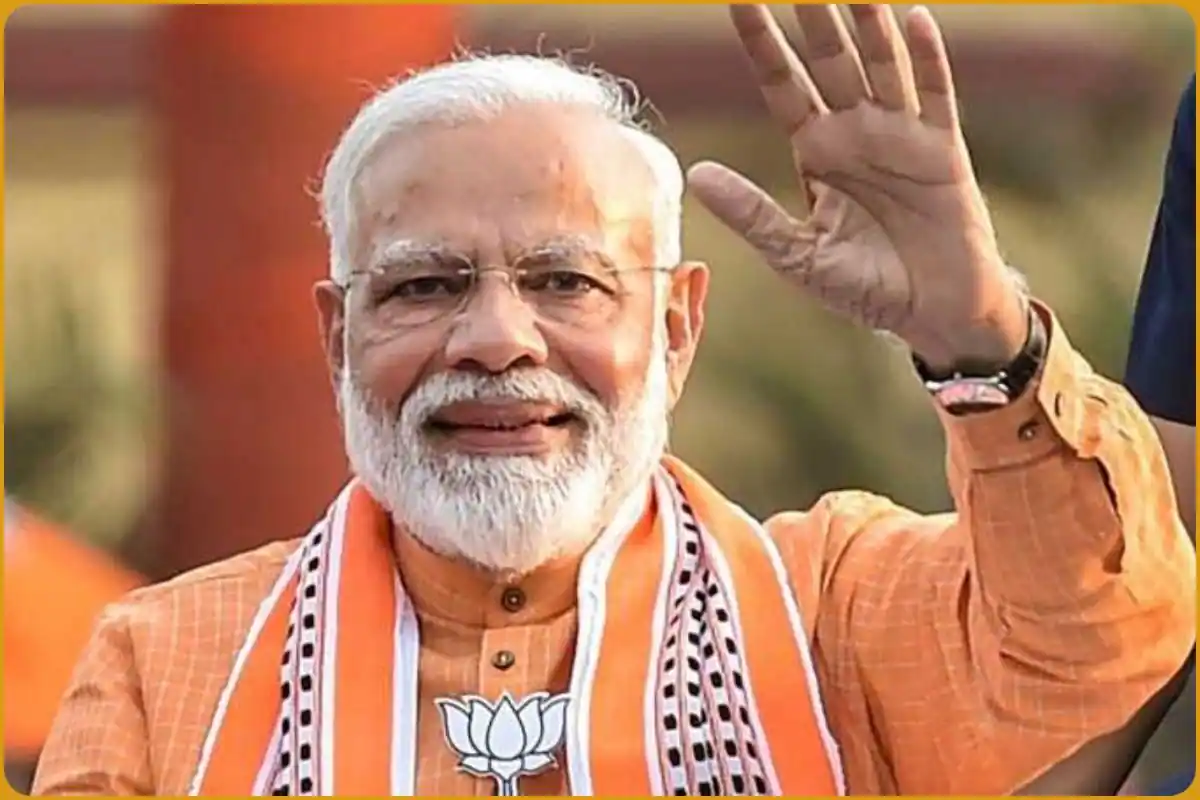
#> input picture model/test_images/PM-Narendra-modi.webp, 1200 x 800 px
$ jupyter execute --allow-errors political_leaders_classifier_model.ipynb   (shell and % lines are left out)
#> lines starting #> are read from the running program, lines starting #| are printed output that depends on the picture
[cell 1]
import numpy as np
import cv2
import matplotlib
import matplotlib.pyplot as plt

[cell 2]
img = cv2.imread('./test_images/PM-Narendra-modi.webp')
#> img is the input picture: shape (800, 1200, 3); mean B, G, R 97.8, 127.2, 179.1

[cell 3]
img.shape
#> Out = (800, 1200, 3)

[cell 4]
plt.imshow(img)

[cell 5]
gray=cv2.cvtColor(img,cv2.COLOR_BGR2GRAY)
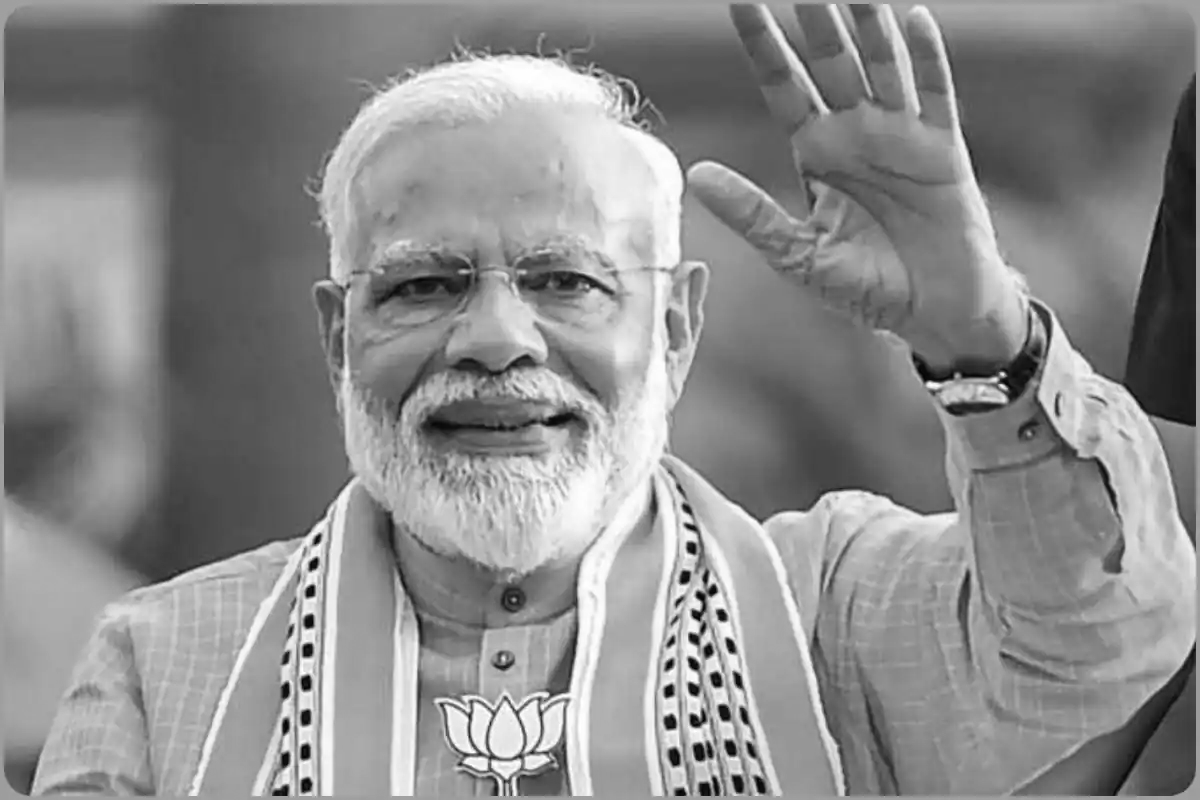
#> gray: shape (800, 1200); min 0, max 255, mean 139.4
gray.shape
#> Out = (800, 1200)

[cell 6]
gray

[cell 7]
plt.imshow(gray,cmap='gray')

[cell 8]
face_cascade = cv2.CascadeClassifier('./opencv/haarcascades/haarcascade_frontalface_default.xml')
eye_cascade = cv2.CascadeClassifier('./opencv/haarcascades/haarcascade_eye.xml')

[cell 9]
faces = face_cascade.detectMultiScale(gray, 1.3, 5)
#> faces = [[304, 132, 390, 390]]
faces
(x,y,w,h)=faces[0]
#> x = 304; y = 132; w = 390; h = 390

[cell 10]
face_img=cv2.rectangle(img,(x,y),(x+w,y+h),(255,0,0),2)
plt.imshow(face_img)

[cell 11]
faces = face_cascade.detectMultiScale(gray, 1.3, 5)
for (x,y,w,h) in faces:
    img = cv2.rectangle(img,(x,y),(x+w,y+h),(255,0,0),2)
    roi_gray = gray[y:y+h, x:x+w]
    roi_color = img[y:y+h, x:x+w]
    eyes = eye_cascade.detectMultiScale(roi_gray)
    for (ex,ey,ew,eh) in eyes:
        cv2.rectangle(roi_color,(ex,ey),(ex+ew,ey+eh),(0,255,0),2)
#> this loop made 1 pass
#> pass 1, `roi_gray = gray[y:y+h, x:x+w]`:
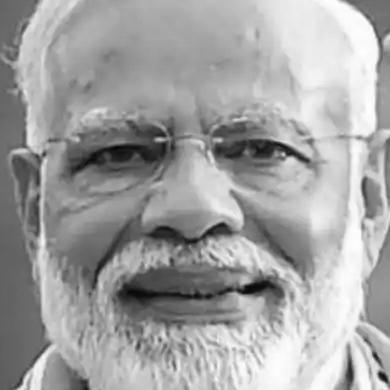
#> roi_gray: shape (390, 390); min 6, max 254, mean 162
#> after the loop:
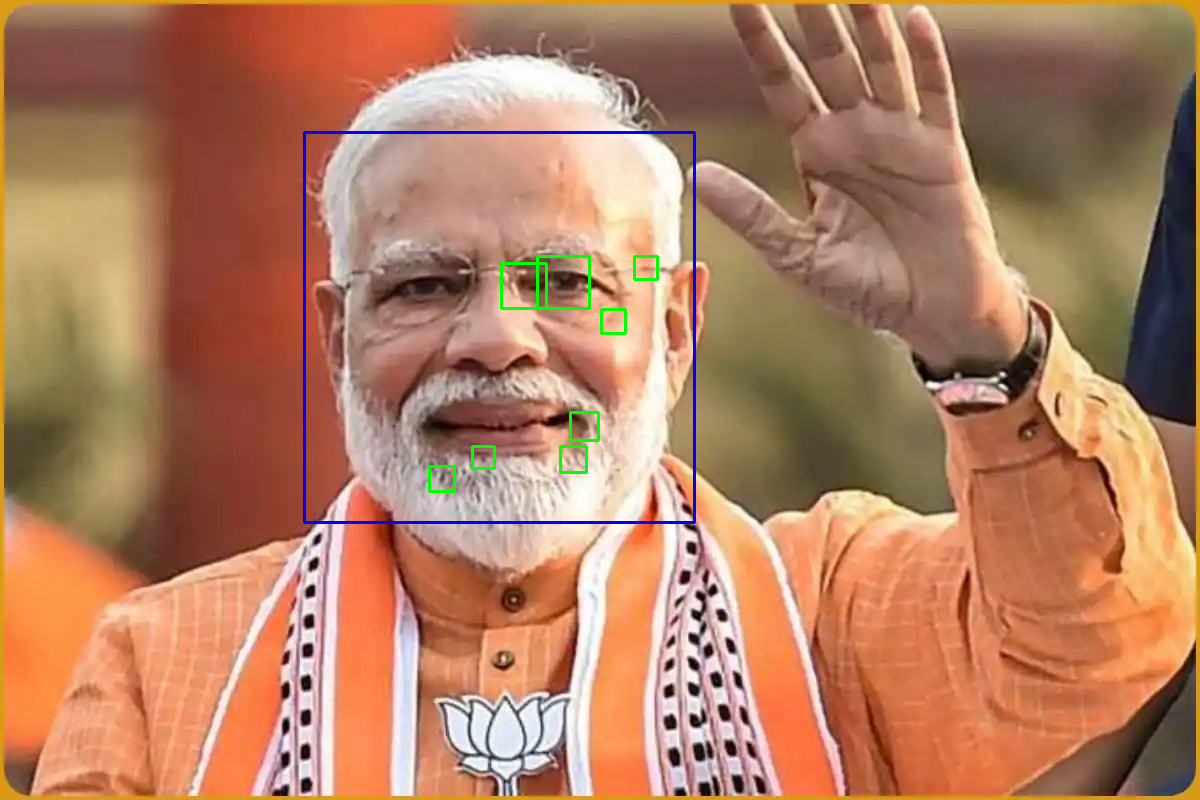
#> img: shape (800, 1200, 3); mean B, G, R 98.1, 126.8, 177.6
#> after the loop:
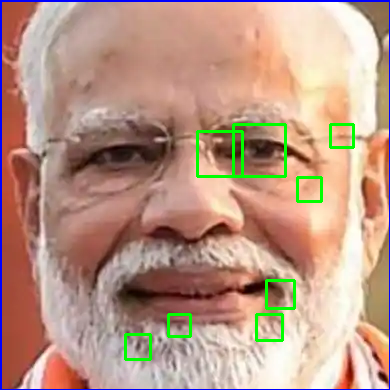
#> roi_color: shape (390, 390, 3); mean B, G, R 134.1, 151.5, 186.5
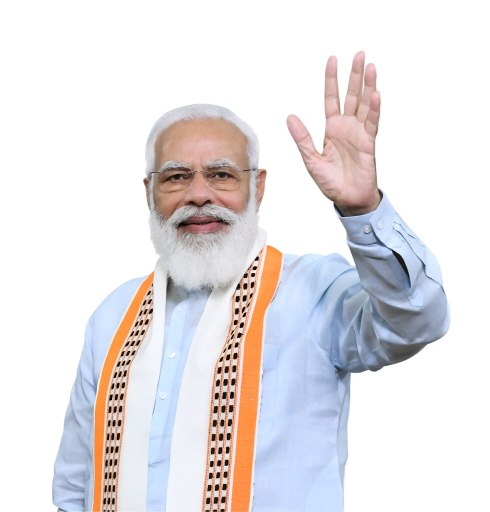
#> input picture model/test_images/DSC_0849-979x1024.jpg, 979 x 1024 px (shown at 1/2 size)
#> further down, original_image is the input picture: shape (1024, 979, 3); mean B, G, R 228.3, 226.2, 229.6

[cell 12]
plt.imshow(roi_color,cmap='gray')

# Function to generate cropped images

[cell 13]
def get_cropped_image_if_2_eyes(image_path):
#     print("Image path is",image_path)
#> called with image_path = './test_images/DSC_0849-979x1024.jpg'
    img = cv2.imread(image_path)
    gray = cv2.cvtColor(img, cv2.COLOR_BGR2GRAY)
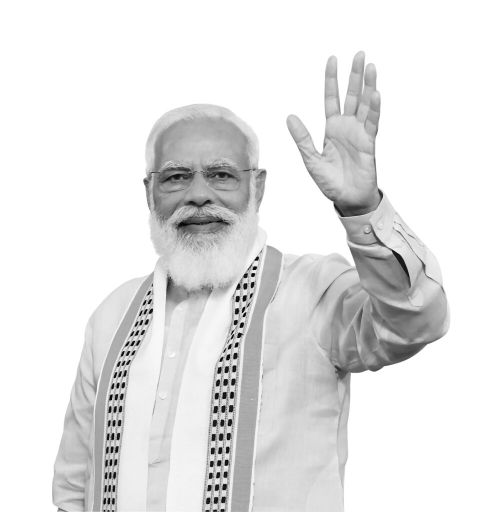
#> gray: shape (1024, 979) (shown at 1/2 size); min 0, max 255, mean 227.4
    faces = face_cascade.detectMultiScale(gray, 1.3, 5)
#> faces = [[282, 263, 235, 235]]
    for (x,y,w,h) in faces:
        roi_gray = gray[y:y+h, x:x+w]
        roi_color = img[y:y+h, x:x+w]
        eyes = eye_cascade.detectMultiScale(roi_gray)
        if len(eyes) >= 2:
            return roi_color
#> this loop made 1 pass
#> (x, y, w, h, eyes) on pass 1: (282, 263, 235, 235, [[136, 64, 50, 50], [48, 72, 41, 41]])
#> pass 1, in get_cropped_image_if_2_eyes, `roi_gray = gray[y:y+h, x:x+w]`:
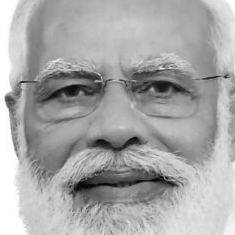
#> roi_gray: shape (235, 235); min 1, max 255, mean 167.7
#> pass 1, in get_cropped_image_if_2_eyes, `roi_color = img[y:y+h, x:x+w]`:
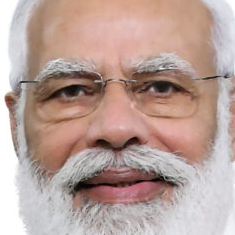
#> roi_color: shape (235, 235, 3); mean B, G, R 153.9, 161.3, 185.6

[cell 14]
original_image=cv2.imread('./test_images/DSC_0849-979x1024.jpg')
plt.imshow(original_image)

[cell 15]
cropped_image=get_cropped_image_if_2_eyes('./test_images/DSC_0849-979x1024.jpg')
plt.imshow(cropped_image)

# Generate cropped images for all the folders and store in cropped folder

[cell 16]
path_to_data='.\dataset'
path_to_cropped_data='.\dataset\cropped'
import os
img_dirs=[]
#> (the rest of this cell did not finish here and is left out)

[cell 17]
print(img_dirs)

[cell 18]
import shutil
if os.path.exists(path_to_cropped_data):
    shutil.rmtree(path_to_cropped_data)
os.mkdir(path_to_cropped_data)

[cell 19]
cropped_image_dirs = []
leader_file_names_dict = {}
for dir in img_dirs:
    count=1
    leader_name=dir.split('\\')[-1]
    print(leader_name)
    leader_file_names_dict[leader_name]=[]


    for entry in os.scandir(dir):
#         print("Entry path is",entry.path)
        # If image extension is .gif, then continue
        if entry.path.endswith(".gif"):
            continue
        roi_color=get_cropped_image_if_2_eyes(entry.path)
        if roi_color is not None:
            cropped_folder = path_to_cropped_data + "/"+leader_name
            if not os.path.exists(cropped_folder):
                os.makedirs(cropped_folder)
                cropped_image_dirs.append(cropped_folder)
                print("Generating cropped images in folder: ",cropped_folder)

            cropped_file_name = leader_name + str(count) + ".png"
            cropped_file_path = cropped_folder + "/" + cropped_file_name
            cv2.imwrite(cropped_file_path, roi_color)
            leader_file_names_dict[leader_name].append(cropped_file_path)
            count += 1

[cell 20]
leader_file_names_dict

# Wavelet Transform

[cell 21]
import numpy as np
import pywt
import cv2

def w2d(img, mode='haar', level=1):
#> called with mode = 'db1', level = 5
    imArray = img
    #Datatype conversions
    #convert to grayscale
    imArray = cv2.cvtColor( imArray,cv2.COLOR_RGB2GRAY )
    #convert to float
    imArray =  np.float32(imArray)
    imArray /= 255
    # compute coefficients
    coeffs=pywt.wavedec2(imArray, mode, level=level)
#> coeffs = 6 items

    #Process Coefficients
    coeffs_H=list(coeffs)
#> coeffs_H = 6 items
    coeffs_H[0] *= 0;

    # reconstruction
    imArray_H=pywt.waverec2(coeffs_H, mode)
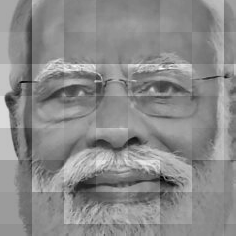
#> imArray_H: shape (236, 236) float32; min -0.616, max 0.515, mean -2.51e-05; drawn with min black and max white
    imArray_H *= 255
    imArray_H =  np.uint8(imArray_H)
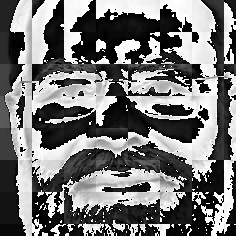
#> imArray_H: shape (236, 236); min 0, max 255, mean 117.5

    return imArray_H

[cell 22]
im_har=w2d(cropped_image,'db1',5)
plt.imshow(im_har)

[cell 23]
# Creating number for each person
class_dict = {}
c = 0
for leader in leader_file_names_dict:
    class_dict[leader] = c
    c += 1
print(class_dict)
